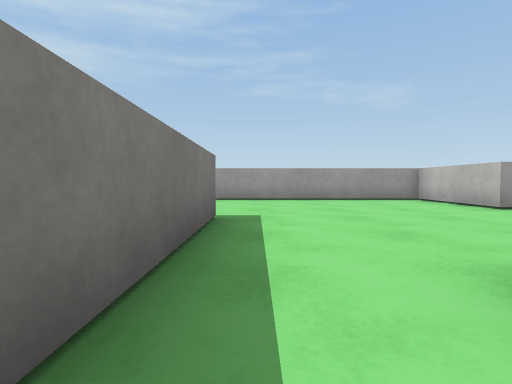
View 1 (above)

18 first-person views from a walk through a Unity game level. The camera is 0.53 m above the floor, tilts 2° down and sees 80° across. The floor is counted in squares, 1 m on a side. Each view is taken from the middle of a square. On the plan, view 1 faces up. The plan holds only what a view shows up to about 9 squares ahead; the rest is blank. Surface patterns are stand-ins for the level's own textures.

View 2
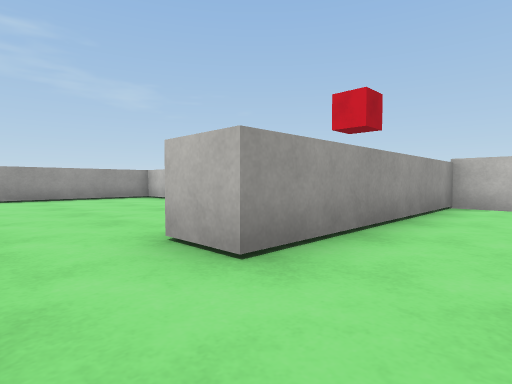

View 3
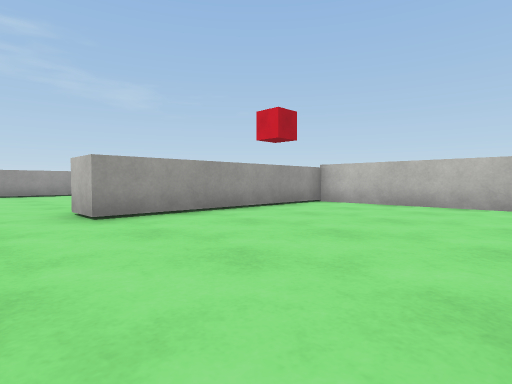

View 4
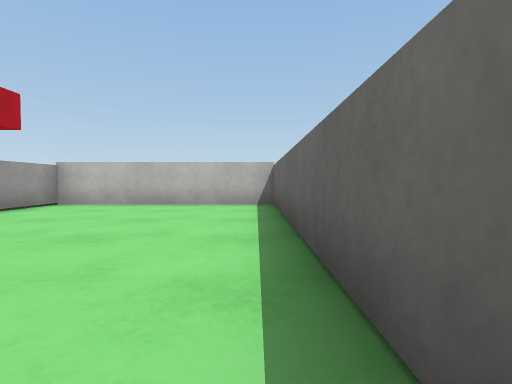

View 5
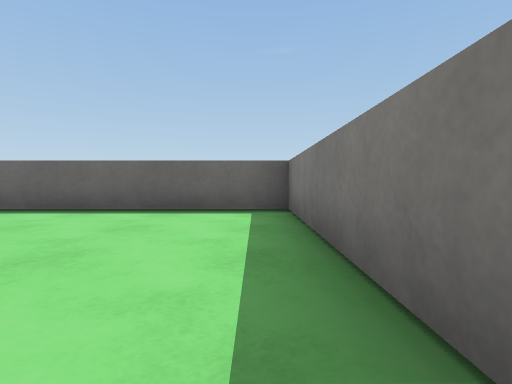

View 6
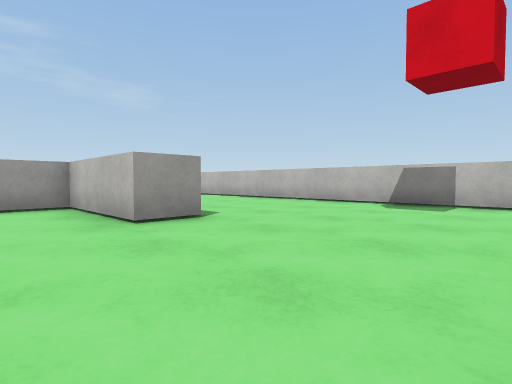

View 7
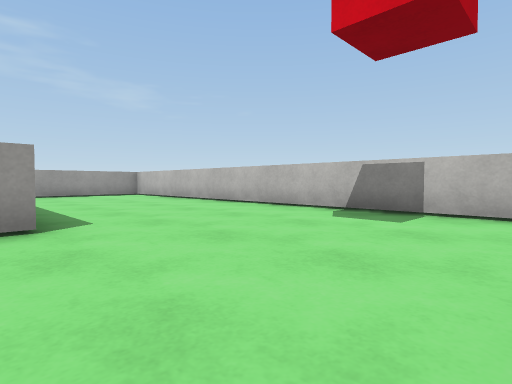

View 8
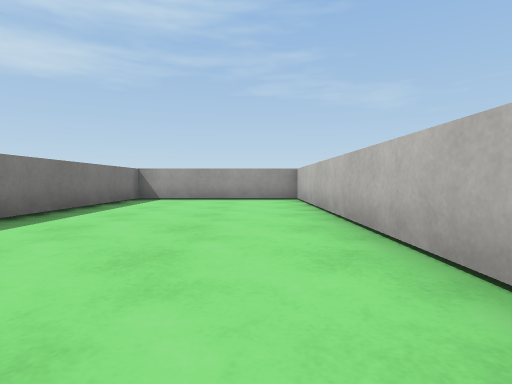

View 9
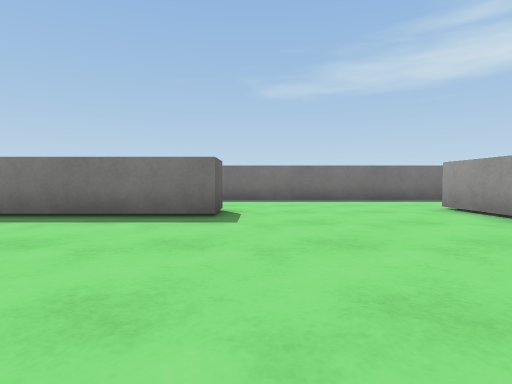

View 10
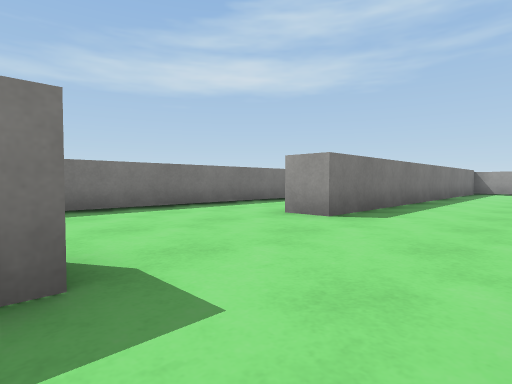

View 11
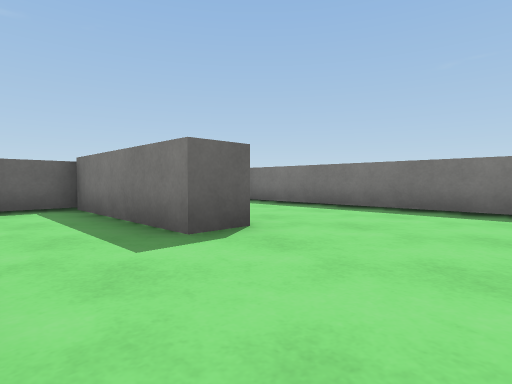

View 12
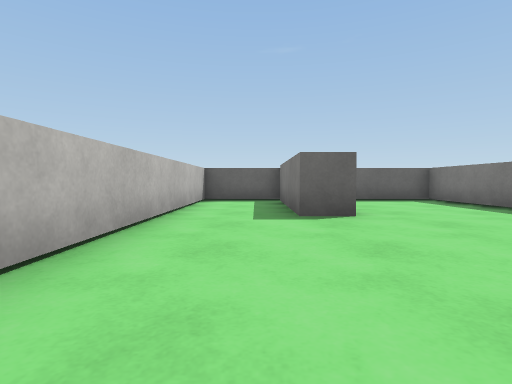

View 13
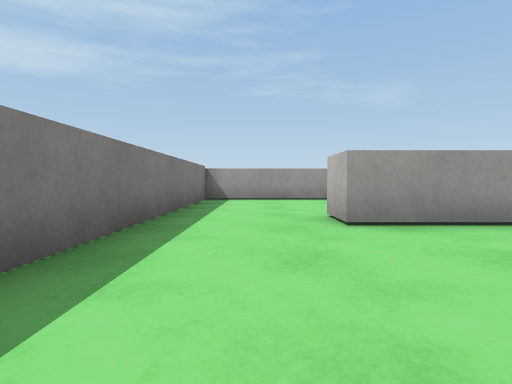

View 14
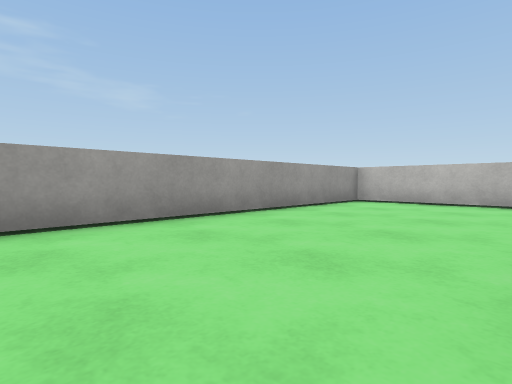

View 15
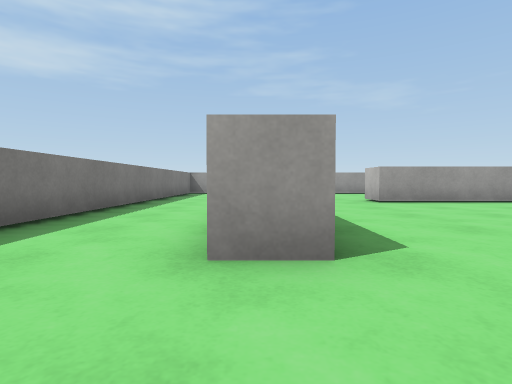

View 16
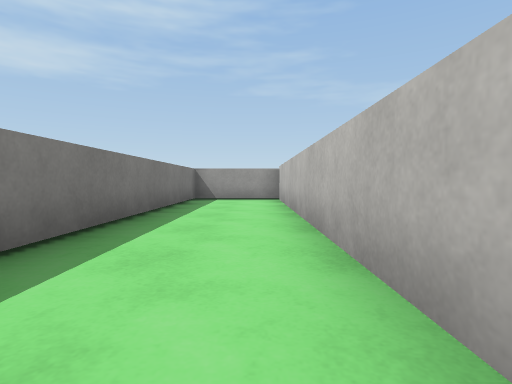

View 17
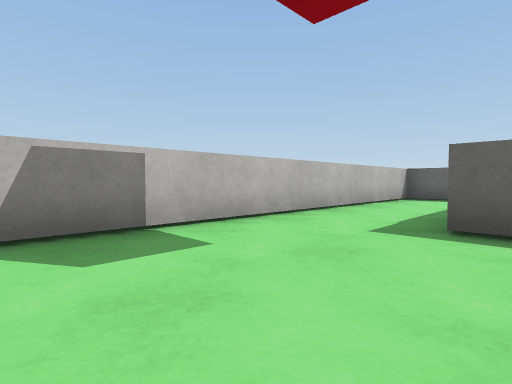

View 18
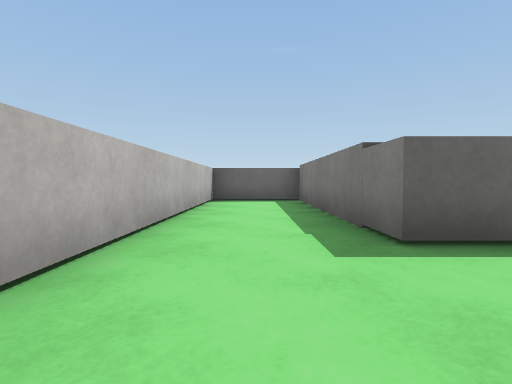

### Floor plan
Ten units are one square. View 1 is at (0, 0); x grows to the right and y downward. Boxes are objects, and circles mark ways between rooms. Rooms are numbered by the first view taken in them; rooms with no view inside come last. Other rooms are left out.
<svg viewBox="-83 -143 190 192">
<path fill="none" stroke="#000" d="M-6 -15 -6 44 69 44 69 -5 14 -5 14 -15M-16 -44 -6 -44 -6 -15M56 -57 46 -57 46 -86 -19 -86 -19 -96M46 -106 46 -138 -45 -138 -45 -30 -54 -30M-53 -58 -53 -135M69 -15 78 -15 78 44 102 44 102 -138 56 -138 56 -90M-46 6 -37 6 -37 44 -16 44 -16 -24M-52 -138 -78 -138 -78 44 -58 44"/>
<circle cx="5" cy="-10" r="3" fill="#2a7"/>
<text x="30" y="20">1</text>
<text x="10" y="-60">2</text>
</svg>
Room 1 opens to room 2.

Where each view was taken, in squares from view 1:
view 1: 0 up, 0 right, facing up
view 2: 1 down, 0 right, facing up-right
view 3: 4 down, 0 right, facing up-right
view 4: 4 down, 0 right, facing right
view 5: 1 up, 0 right, facing down
view 6: 2 up, 3 right, facing up-right
view 7: 2 up, 5 right, facing up-right
view 8: 5 up, 9 right, facing up
view 9: 5 up, 4 right, facing left
view 10: 1 down, 2 left, facing up-left
view 11: 2 up, 2 left, facing down-left
view 12: 4 up, 3 left, facing down
view 13: 5 up, 3 left, facing up
view 14: 10 up, 3 left, facing up-right
view 15: 1 up, 5 left, facing up
view 16: 5 up, 6 left, facing up
view 17: 5 up, 7 right, facing down-right
view 18: 4 up, 9 right, facing down
